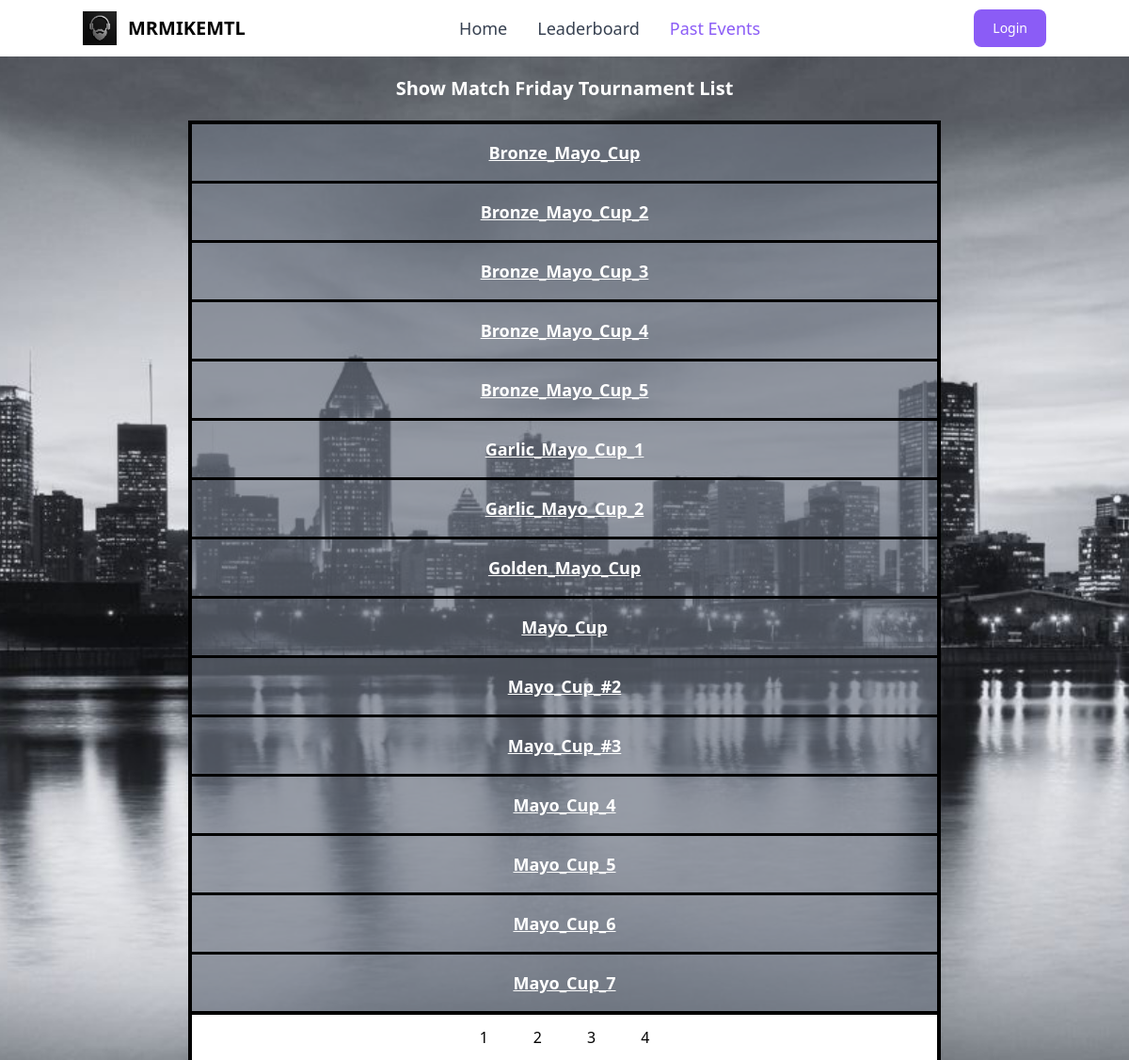
The app's page /events with its own data.
### tables this page shows
CREATE TABLE tournaments (id INTEGER PRIMARY KEY, name varchar(255), participants varchar(255), progress_state varchar(255));

### web/app.py (the view, shortened to what this page needs)
@app.route("/events")
def events():
	data = dbsession.exec_driver_sql("SELECT name FROM tournaments;").all()
	event = request.args.get("event")
	if not event:
		raw_data = sorted(data)
		data = []
		page_size = 15
		total = len(raw_data)
		total_pages = round(total / page_size)
		page = request.args.get("page")
		if page is not None:
			page = int(page)
		if page is None:
			starting_spot = 1
		elif page == 1:
			starting_spot = 1
		else:
			starting_spot = (page - 1) * page_size + 1
		i = 1
		for record in raw_data:
			if i >= starting_spot and len(data) < page_size:
				data_obj = {
					"name": record.name,
				}
				data.append(data_obj)
			i = i + 1
		pages = []
		page_num = 1
		while len(pages) < total_pages:
			pages.append(page_num)
			page_num = page_num + 1
		return render_template("events.html", data=data, pages=pages)

### web/templates/events.html (shortened to what this page needs)
<!DOCTYPE html>
<html lang="en">
<head>
    <link rel="stylesheet" href="{{url_for('static',filename='dist/output.css')}}">
</head>
<body>
    <nav class="px-2 sm:px-4 py-2.50">
        <div class="container flex flex-wrap items-center justify-between mx-auto">
            <a href="/" class="flex items-center">
                <img src="../static/dist/beard_logo.jpg" class="h-6 mr-3 sm:h-9">
                <span class="self-center text-xl font-semibold whitespace-nowrap">MRMIKEMTL</span>
            </a>
            <div class="flex md:order-2">
                <button type="button" class="text-white bg-purple-500 focus:ring-4 focus:outline-none focus:ring-blue-300 font-medium rounded-lg text-sm px-5 py-2.5 text-center mr-3 md:mr-0"><a href="/login">Login</a></button>
            </div>
            <div class="items-center justify-between hidden w-full md:flex md:w-auto md:order-1" id="navbar-cta">
                <ul
                    class="flex flex-col p-4 mt-4 border rounded-lg md:flex-row md:space-x-8 md:mt-0 md:text-sm md:font-medium md:border-0 md:bg-white">
                    <li>
                        <a href="/"
                            class="block py-2 pl-3 pr-4 text-lg bg-blue-700 rounded-sm md:bg-transparent text-gray-700 md:p-0 md:hover:text-purple-500"
                            aria-current="page">Home</a>
                    </li>
                    <li>
                        <a href="/leaderboard"
                            class="block py-2 pl-3 pr-4 text-lg text-gray-700 rounded-sm hover:bg-gray-100 md:hover:bg-transparent md:hover:text-purple-500 md:p-0">Leaderboard</a>
                    </li>
                    <li>
                        <a href="/events"
                            class="block py-2 pl-3 pr-4 text-lg rounded-sm hover:bg-gray-100 md:hover:bg-transparent md:text-purple-500 md:p-0">Past Events</a>
                    </li>
                </ul>
            </div>
        </div>
    </nav>
    <div class="bg-[url(cityscape.jpg)] bg-cover bg-center min-h-screen w-full place-items-center">
    {% if data %}
    <div class="mx-auto w-200">
    <table class="table-fixed w-full text-white p-200 box-border size-32 border-4 justify-items-center border-black self-center">
            <caption class="p-5 text-xl font-semibold text-center text-white justify-center">
            Show Match Friday Tournament List
        </caption>
        {% for row in data %}
        <tbody>
            <tr class="p-4 text-lg font-semibold w-full text-center">
                <td scope="row" class="px-6 py-4 p-20 bg-gray-500/65 box-border border-3 border-black">
                    <a href="/events?event={{ row.name }}" class="text-white underline">{{ row.name.split("-")[0] }}</a>
                </td>
            </tr>
        </tbody>
        {% endfor %}
</table>
<div class="flex justify-center items-center space-x-2 bg-white w-200 border-r-4 border-black border-l-4">
{% for page in pages %}
    <a href="/events?page={{ page }}" class="inline-flex items-center justify-center px-5 py-3 text-base font-medium text-center text-black rounded-lg hover:bg-gray-500 focus:ring-4 focus:bg-gray-500">
    {{ page }}
    </a>
{% endfor %}
{% endif %}
</div>
</body>
</html>

### records on screen
tournaments: name "Bronze_Mayo_Cup"
tournaments: name "Bronze_Mayo_Cup_2"
tournaments: name "Bronze_Mayo_Cup_3"
tournaments: name "Bronze_Mayo_Cup_4"
tournaments: name "Bronze_Mayo_Cup_5"
tournaments: name "Garlic_Mayo_Cup_1"
tournaments: name "Garlic_Mayo_Cup_2"
tournaments: name "Golden_Mayo_Cup"
tournaments: name "Mayo_Cup"
tournaments: name "Mayo_Cup_#2"
tournaments: name "Mayo_Cup_#3"
tournaments: name "Mayo_Cup_4"
tournaments: name "Mayo_Cup_5"
tournaments: name "Mayo_Cup_6"
tournaments: name "Mayo_Cup_7"

### other values on screen
{{ page }} "1" "2" "3" "4"
